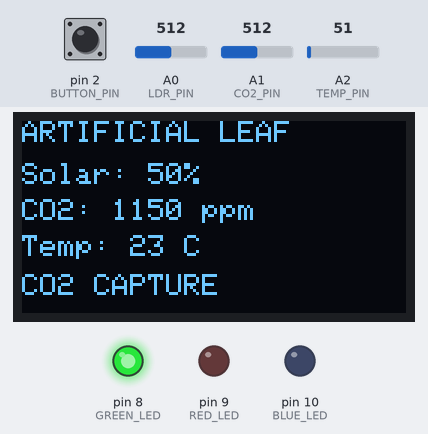
A sketch run on a simulated Arduino Uno, built with avr-gcc and run on an emulated ATmega328P. Shown: 128×64 one-colour display, output pins drawn as LEDs (lit = HIGH). The test bench sets the inputs (shaded band); at power-on: pin 2 (BUTTON_PIN) HIGH, A2 (TEMP_PIN) = 51, A0 (LDR_PIN) = 512, A1 (CO2_PIN) = 512.

Above: at 1.2 s.
1.3 s: pin 2 (BUTTON_PIN) pulled LOW for 0.15 s
At 2.3 s:
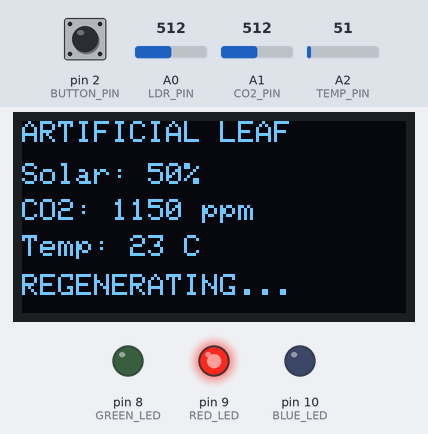
3.2 s: A2 (TEMP_PIN) set to 61
At 4.0 s:
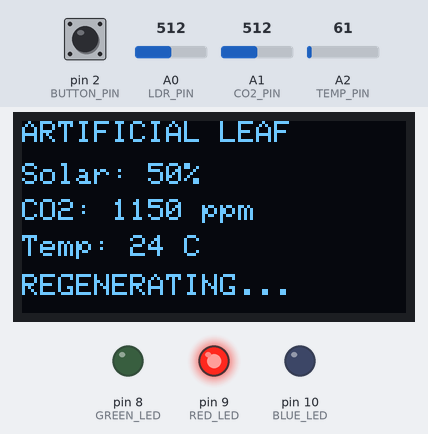
4.8 s: A0 (LDR_PIN) set to 716
At 5.6 s:
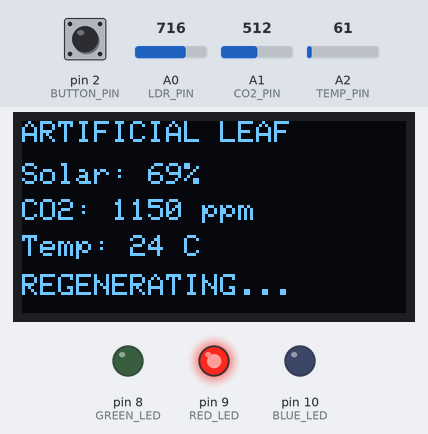
6.4 s: A1 (CO2_PIN) set to 716
At 7.3 s:
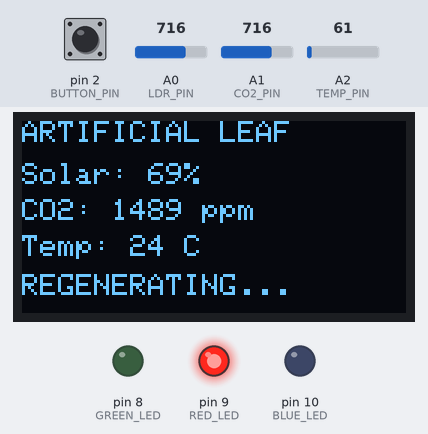
8.0 s: A2 (TEMP_PIN) set to 71
At 8.9 s:
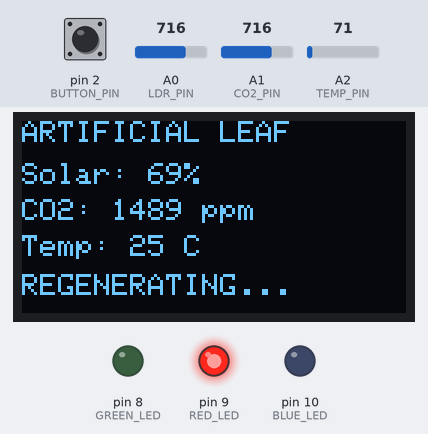
9.6 s: A0 (LDR_PIN) set to 900
At 10.6 s:
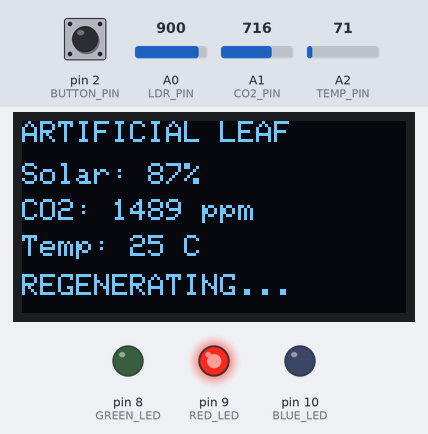
Timing chart, 0 to 12.2 s (numbered marks = the images above; inputs shaded):
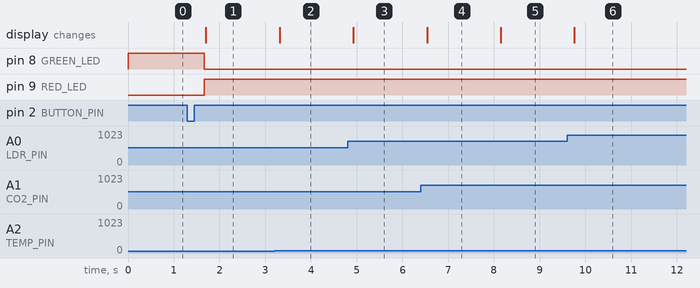

Measured:
- after the input at 1.3 s, pin 8 (GREEN_LED): HIGH → LOW after 0.37 s; pin 9 (RED_LED): LOW → HIGH after 0.37 s; the display: changes after 0.40 s (image 1)
- after the input at 3.2 s, the display: changes after 0.12 s (image 2)
- after the input at 4.8 s, the display: changes after 0.13 s (image 3)
- after the input at 6.4 s, the display: changes after 0.14 s (image 4)
- after the input at 8.0 s, the display: changes after 0.15 s (image 5)
- after the input at 9.6 s, the display: changes after 0.16 s (image 6)

The sketch:

Solaform_Artificial_Leaf.ino
```cpp
#include <Wire.h>
#include <Adafruit_GFX.h>
#include <Adafruit_SSD1306.h>

#define SCREEN_WIDTH 128
#define SCREEN_HEIGHT 64

Adafruit_SSD1306 display(SCREEN_WIDTH, SCREEN_HEIGHT, &Wire, -1);

// Sensors
#define LDR_PIN A0
#define CO2_PIN A1
#define TEMP_PIN A2

// Button
#define BUTTON_PIN 2

// LEDs
#define GREEN_LED 8
#define RED_LED 9
#define BLUE_LED 10

// System states
enum SystemState {
  CAPTURE,
  REGENERATION,
  CONVERSION
};

SystemState systemState = CAPTURE;

void setup() {

  pinMode(BUTTON_PIN, INPUT_PULLUP);

  pinMode(GREEN_LED, OUTPUT);
  pinMode(RED_LED, OUTPUT);
  pinMode(BLUE_LED, OUTPUT);

  digitalWrite(GREEN_LED, HIGH);
  digitalWrite(RED_LED, LOW);
  digitalWrite(BLUE_LED, LOW);

  if (!display.begin(SSD1306_SWITCHCAPVCC, 0x3C)) {
    while (true);
  }

  display.clearDisplay();
  display.setTextColor(SSD1306_WHITE);
}

void loop() {

  // Read sunlight
  int lightValue = analogRead(LDR_PIN);
  int sunlight = map(lightValue, 0, 1023, 0, 100);

  // Read simulated CO2
  int co2Value = analogRead(CO2_PIN);
  int co2ppm = map(co2Value, 0, 1023, 300, 2000);

  // Read simulated temperature
  int tempValue = analogRead(TEMP_PIN);
  int temperature = map(tempValue, 0, 1023, 20, 100);

  // Button starts regeneration
  if (digitalRead(BUTTON_PIN) == LOW &&
      systemState == CAPTURE) {

    systemState = REGENERATION;
    delay(300);
  }

  // Temperature completes regeneration
  if (systemState == REGENERATION &&
      temperature >= 70) {

    systemState = CONVERSION;
    delay(300);
  }

  // Control LEDs
  if (systemState == CAPTURE) {

    digitalWrite(GREEN_LED, HIGH);
    digitalWrite(RED_LED, LOW);
    digitalWrite(BLUE_LED, LOW);

  }
  else if (systemState == REGENERATION) {

    digitalWrite(GREEN_LED, LOW);
    digitalWrite(RED_LED, HIGH);
    digitalWrite(BLUE_LED, LOW);

  }
  else {

    digitalWrite(GREEN_LED, LOW);
    digitalWrite(RED_LED, LOW);
    digitalWrite(BLUE_LED, HIGH);
  }

  // OLED
  display.clearDisplay();

  display.setTextSize(1);

  display.setCursor(0, 0);
  display.println("ARTIFICIAL LEAF");

  display.setCursor(0, 14);
  display.print("Solar: ");
  display.print(sunlight);
  display.println("%");

  display.setCursor(0, 26);
  display.print("CO2: ");
  display.print(co2ppm);
  display.println(" ppm");

  display.setCursor(0, 38);
  display.print("Temp: ");
  display.print(temperature);
  display.println(" C");

  display.setCursor(0, 51);

  if (systemState == CAPTURE) {
    display.println("CO2 CAPTURE");
  }
  else if (systemState == REGENERATION) {
    display.println("REGENERATING...");
  }
  else {
    display.println("CO2 CONVERSION");
  }

  display.display();

  delay(100);
}
```
